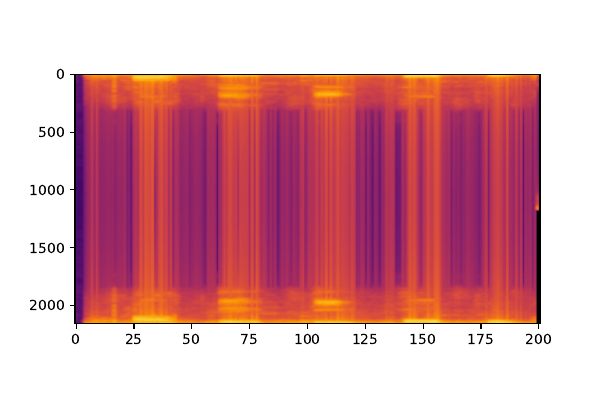

Write the Python code that produced this figure.
import numpy as np
import matplotlib.pyplot as plt
import math
import time
import win_precise_time as wpt

import scipy

rate, x = scipy.io.wavfile.read('D:/procesareSemnale/Lab4/vocale.wav')
groups = []

for i in range(0, len(x), len(x) // 200):
    group = []
    for j in range(i, min(len(x), i + len(x) // 100)):
        group.append(x[j])
    groups.append(group)

ffts = []
for group in groups:
    values = np.array(group)
    fftValues = np.fft.fft(values)
    ffts.append(fftValues)
    
imag = np.zeros((len(groups), len(groups[0])))
for i in range(len(ffts)):
    for j in range(len(ffts[i])):
        imag[i][j] = abs(ffts[i][j])

imag = imag.T

plt.imshow(imag, norm='symlog', aspect=0.05, cmap='inferno')
plt.savefig('ex6.pdf', format='pdf')
plt.savefig('ex6.png', format='png')